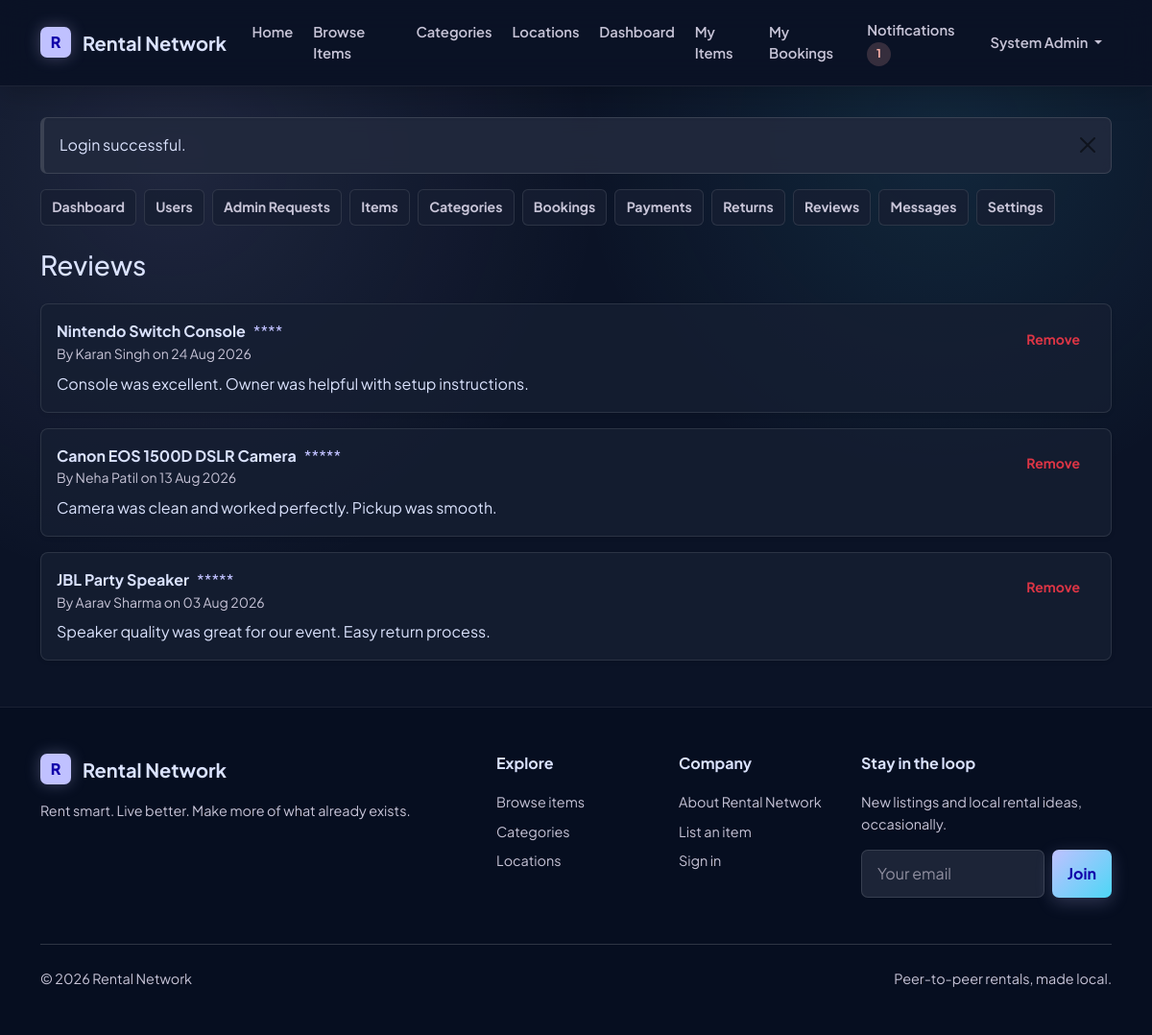
Screenshot of /admin/reviews.php (signed in) with the database file from the repository.
### tables this page shows
CREATE TABLE users (
  user_id INT UNSIGNED AUTO_INCREMENT PRIMARY KEY,
  name VARCHAR(100) NOT NULL,
  email VARCHAR(150) NOT NULL UNIQUE,
  phone VARCHAR(20) NOT NULL,
  password VARCHAR(255) NOT NULL,
  address VARCHAR(255) NOT NULL,
  location_address VARCHAR(255) DEFAULT NULL,
  city VARCHAR(80) NOT NULL,
  state VARCHAR(80) NOT NULL,
  pincode VARCHAR(10) NOT NULL,
  latitude DECIMAL(10,7) DEFAULT NULL,
  longitude DECIMAL(10,7) DEFAULT NULL,
  profile_image VARCHAR(255) DEFAULT NULL,
  role ENUM('User', 'Admin') NOT NULL DEFAULT 'User',
  status ENUM('Active', 'Blocked') NOT NULL DEFAULT 'Active',
  reset_token VARCHAR(255) DEFAULT NULL,
  reset_expires DATETIME DEFAULT NULL,
  created_at TIMESTAMP NOT NULL DEFAULT CURRENT_TIMESTAMP,
  updated_at TIMESTAMP NOT NULL DEFAULT CURRENT_TIMESTAMP ON UPDATE CURRENT_TIMESTAMP,
  INDEX idx_users_role_status (role, status),
  INDEX idx_users_location (city, state, pincode),
  INDEX idx_users_coordinates (latitude, longitude)
);

CREATE TABLE reviews (
  review_id INT UNSIGNED AUTO_INCREMENT PRIMARY KEY,
  booking_id INT UNSIGNED NOT NULL UNIQUE,
  item_id INT UNSIGNED NOT NULL,
  reviewer_id INT UNSIGNED NOT NULL,
  owner_id INT UNSIGNED NOT NULL,
  rating TINYINT UNSIGNED NOT NULL,
  review_text TEXT NOT NULL,
  created_at TIMESTAMP NOT NULL DEFAULT CURRENT_TIMESTAMP,
  CONSTRAINT fk_reviews_booking
    FOREIGN KEY (booking_id) REFERENCES bookings(booking_id)
    ON UPDATE CASCADE ON DELETE CASCADE,
  CONSTRAINT fk_reviews_item
    FOREIGN KEY (item_id) REFERENCES items(item_id)
    ON UPDATE CASCADE ON DELETE RESTRICT,
  CONSTRAINT fk_reviews_reviewer
    FOREIGN KEY (reviewer_id) REFERENCES users(user_id)
    ON UPDATE CASCADE ON DELETE RESTRICT,
  CONSTRAINT fk_reviews_owner
    FOREIGN KEY (owner_id) REFERENCES users(user_id)
    ON UPDATE CASCADE ON DELETE RESTRICT,
  INDEX idx_reviews_item (item_id),
  INDEX idx_reviews_owner (owner_id),
  INDEX idx_reviews_rating (rating)
);

CREATE TABLE items (
  item_id INT UNSIGNED AUTO_INCREMENT PRIMARY KEY,
  owner_id INT UNSIGNED NOT NULL,
  category_id INT UNSIGNED NOT NULL,
  item_name VARCHAR(150) NOT NULL,
  description TEXT NOT NULL,
  brand VARCHAR(100) DEFAULT NULL,
  model VARCHAR(100) DEFAULT NULL,
  item_condition ENUM('New', 'Like New', 'Good', 'Fair') NOT NULL DEFAULT 'Good',
  rental_price DECIMAL(10,2) NOT NULL,
  rental_unit ENUM('Daily', 'Hourly', 'Both') NOT NULL DEFAULT 'Daily',
  hourly_price DECIMAL(10,2) DEFAULT NULL,
  security_deposit DECIMAL(10,2) NOT NULL DEFAULT 0.00,
  image VARCHAR(255) DEFAULT NULL,
  quantity INT UNSIGNED NOT NULL DEFAULT 1,
  location VARCHAR(150) NOT NULL,
  location_address VARCHAR(255) DEFAULT NULL,
  city VARCHAR(80) NOT NULL,
  state VARCHAR(80) NOT NULL,
  pincode VARCHAR(10) NOT NULL,
  latitude DECIMAL(10,7) DEFAULT NULL,
  longitude DECIMAL(10,7) DEFAULT NULL,
  status ENUM('Available', 'Unavailable', 'Rented', 'Maintenance') NOT NULL DEFAULT 'Available',
  is_approved TINYINT(1) NOT NULL DEFAULT 1,
  created_at TIMESTAMP NOT NULL DEFAULT CURRENT_TIMESTAMP,
  updated_at TIMESTAMP NOT NULL DEFAULT CURRENT_TIMESTAMP ON UPDATE CURRENT_TIMESTAMP,
  CONSTRAINT fk_items_owner
    FOREIGN KEY (owner_id) REFERENCES users(user_id)
    ON UPDATE CASCADE ON DELETE RESTRICT,
  CONSTRAINT fk_items_category
    FOREIGN KEY (category_id) REFERENCES categories(category_id)
    ON UPDATE CASCADE ON DELETE RESTRICT,
  INDEX idx_items_search (item_name, brand, city),
  INDEX idx_items_category_status (category_id, status),
  INDEX idx_items_price (rental_price),
  INDEX idx_items_rental_unit (rental_unit),
  INDEX idx_items_owner (owner_id),
  INDEX idx_items_coordinates (latitude, longitude)
);

### admin/reviews.php (the view, shortened to what this page needs)
<?php
require_once __DIR__ . '/../includes/db.php'; require_admin();
$page_title='Manage Reviews'; $reviews=$pdo->query('SELECT r.*,i.item_name,u.name AS reviewer_name FROM reviews r INNER JOIN items i ON i.item_id=r.item_id INNER JOIN users u ON u.user_id=r.reviewer_id ORDER BY r.created_at DESC')->fetchAll(); require_once __DIR__ . '/../includes/header.php'; require __DIR__ . '/_nav.php';
?>
<h1 class="h3 mb-4">Reviews</h1><?php if (!$reviews): ?><div class="card shadow-sm"><div class="card-body text-center p-5"><p class="text-muted mb-0">No reviews found.</p></div></div><?php else: ?><div class="vstack gap-3"><?php foreach($reviews as $review): ?><div class="card shadow-sm"><div class="card-body"><div class="d-flex justify-content-between gap-3"><div><strong><?php echo e($review['item_name']); ?></strong><span class="text-brand ms-2"><?php echo str_repeat('*',(int)$review['rating']); ?></span><p class="small text-muted mb-2">By <?php echo e($review['reviewer_name']); ?> on <?php echo e(date('d M Y',strtotime($review['created_at']))); ?></p><p class="mb-0"><?php echo nl2br(e($review['review_text'])); ?></p></div><form method="post"><input type="hidden" name="review_id" value="<?php echo e($review['review_id']); ?>"><button class="btn btn-sm btn-outline-danger" data-confirm="Remove this review?">Remove</button></form></div></div></div><?php endforeach; ?></div><?php endif; ?><?php require_once __DIR__ . '/../includes/footer.php'; ?>

### includes/navbar.php (shortened to what this page needs)
<?php
require_once __DIR__ . '/db.php';
$navUser = null;
$unreadCount = 0;
if (is_logged_in()) {
    try {
        $navUser = current_user($pdo);
        if ($navUser) {
            $unreadCount = unread_notification_count($pdo, (int) $navUser['user_id']);
        }
    } catch (Throwable $exception) {
        $navUser = null;
        $unreadCount = 0;
    }
}
?>
<nav class="navbar navbar-expand-lg navbar-light site-navbar sticky-top">
    <div class="container">
        <a class="navbar-brand brand-lockup" href="<?php echo e(base_url('index.php')); ?>">
            <span class="brand-mark" aria-hidden="true">R</span>
            <span>Rental Network</span>
        </a>
        <div class="collapse navbar-collapse" id="mainNavbar">
            <ul class="navbar-nav me-auto mb-2 mb-lg-0">
                <li class="nav-item">
                    <a class="nav-link" href="<?php echo e(base_url('index.php')); ?>">Home</a>
                </li>
                <li class="nav-item">
                    <a class="nav-link" href="<?php echo e(base_url('items/browse_items.php')); ?>">Browse Items</a>
                </li>
                <li class="nav-item">
                    <a class="nav-link" href="<?php echo e(base_url('categories/categories.php')); ?>">Categories</a>
                </li>
                <li class="nav-item">
                    <a class="nav-link" href="<?php echo e(base_url('items/locations.php')); ?>">Locations</a>
                </li>
                <?php if (is_logged_in()) : ?>
                    <li class="nav-item">
                        <a class="nav-link" href="<?php echo e(base_url('dashboard.php')); ?>">Dashboard</a>
                    </li>
                    <li class="nav-item">
                        <a class="nav-link" href="<?php echo e(base_url('items/my_items.php')); ?>">My Items</a>
                    </li>
                    <li class="nav-item">
                        <a class="nav-link" href="<?php echo e(base_url('booking/my_bookings.php')); ?>">My Bookings</a>
                    </li>
                <?php endif; ?>
            </ul>
            <ul class="navbar-nav ms-auto mb-2 mb-lg-0 align-items-lg-center">
                <?php if (is_logged_in() && $navUser) : ?>
                    <li class="nav-item">
                        <a class="nav-link" href="<?php echo e(base_url('notifications/notifications.php')); ?>">
                            Notifications
                            <?php if ($unreadCount > 0) : ?>
                                <span class="badge rounded-pill text-bg-danger"><?php echo e($unreadCount); ?></span>
                            <?php endif; ?>
                        </a>
                    </li>
                    <li class="nav-item dropdown">
                        <a class="nav-link dropdown-toggle" href="#" role="button" data-bs-toggle="dropdown" aria-expanded="false">
                            <?php echo e($navUser['name']); ?>
                        </a>
                    </li>
                <?php endif; ?>
            </ul>
        </div>
    </div>
</nav>

### rows the page displays
users: user_id "1", name "System Admin"
reviews: item.item_name "Nintendo Switch Console", rating "****", reviewer.name "Karan Singh", created_at "24 Aug 2026", review_text "Console was excellent. Owner was helpful with setup instructions."
reviews: item.item_name "Canon EOS 1500D DSLR Camera", rating "*****", reviewer.name "Neha Patil", created_at "13 Aug 2026", review_text "Camera was clean and worked perfectly. Pickup was smooth."
reviews: item.item_name "JBL Party Speaker", rating "*****", reviewer.name "Aarav Sharma", created_at "03 Aug 2026", review_text "Speaker quality was great for our event. Easy return process."

### other values shown
$flash['message'] "Login successful."
